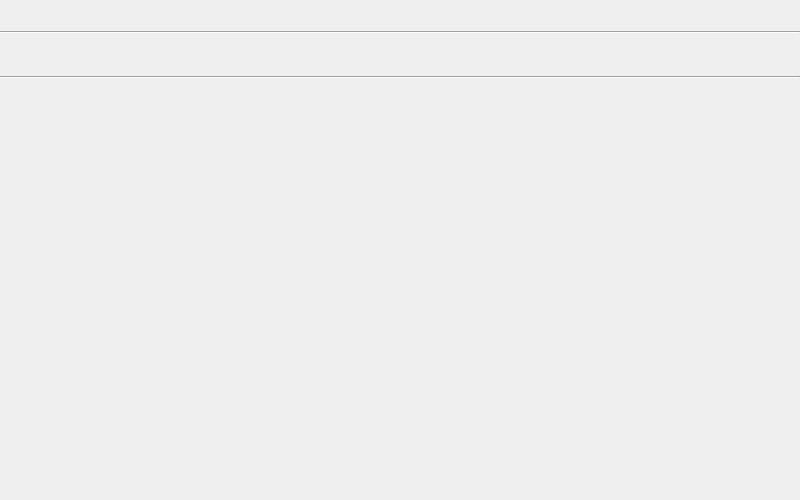
<?xml version="1.0" encoding="UTF-8"?>
<ui version="4.0">
 <class>game</class>
 <widget class="QDialog" name="game">
  <property name="geometry">
   <rect>
    <x>0</x>
    <y>0</y>
    <width>800</width>
    <height>500</height>
   </rect>
  </property>
  <property name="font">
   <font>
    <family>Adobe 仿宋 Std R</family>
    <pointsize>20</pointsize>
    <weight>75</weight>
    <italic>true</italic>
    <bold>true</bold>
   </font>
  </property>
  <property name="windowTitle">
   <string>Dialog</string>
  </property>
  <property name="autoFillBackground">
   <bool>false</bool>
  </property>
  <property name="styleSheet">
   <string notr="true">#game { 
border-image: url(:/logo/Image/menu.jpg);
} 
#game * { 
border-image:url(); 
}</string>
  </property>
  <widget class="Line" name="line1">
   <property name="geometry">
    <rect>
     <x>0</x>
     <y>30</y>
     <width>800</width>
     <height>5</height>
    </rect>
   </property>
   <property name="orientation">
    <enum>Qt::Horizontal</enum>
   </property>
  </widget>
  <widget class="Line" name="line_2">
   <property name="geometry">
    <rect>
     <x>0</x>
     <y>75</y>
     <width>800</width>
     <height>5</height>
    </rect>
   </property>
   <property name="orientation">
    <enum>Qt::Horizontal</enum>
   </property>
  </widget>
 </widget>
 <resources/>
 <connections/>
</ui>
